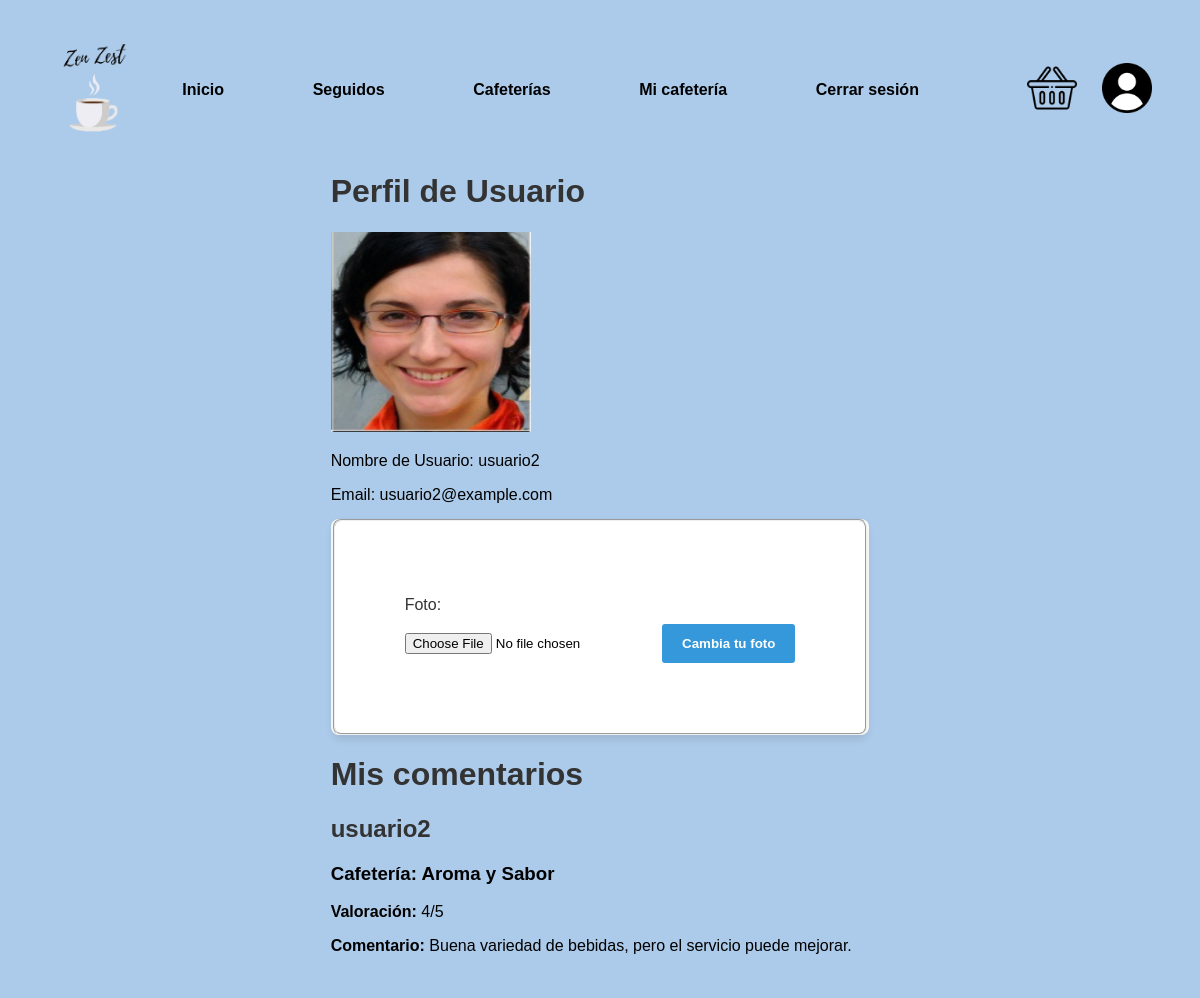
/perfil.php (signed in), run on the app's committed database.
### tables this page shows
CREATE TABLE Usuario (
    Nombre VARCHAR(50) PRIMARY KEY,
    Email VARCHAR(100),
    Password_hash VARCHAR(255),  
    Foto_de_perfil VARCHAR(255),
    Rol VARCHAR(50)
);

CREATE TABLE Comentarios (
    ID INT AUTO_INCREMENT PRIMARY KEY,
    Usuario VARCHAR(50),
    Cafeteria_Comentada VARCHAR(50),
    Valoracion INT,
    Mensaje TEXT,
    FOREIGN KEY (Usuario) REFERENCES Usuario(Nombre),
    FOREIGN KEY (Cafeteria_Comentada) REFERENCES Cafeteria(Nombre)
);

### includes/src/usuarios/Usuario.php (called while the page is built, shortened)
<?php
class Usuario
{
    public static function buscaUsuario($nombreUsuario)
    {
        $conn = Aplicacion::getInstance()->getConexionBd();
        $query = sprintf("SELECT * FROM usuario U WHERE U.Nombre='%s'", $conn->real_escape_string($nombreUsuario));
        $rs = $conn->query($query);
        $result = false;
        if ($rs) {
            $fila = $rs->fetch_assoc();
            if ($fila) {
                $result = new Usuario($fila['Nombre'], $fila['Email'], $fila['Password_hash'], $fila['Foto_de_perfil'], $fila['Rol']);
            }
        } else {
            error_log("Error BD ({$conn->errno}): {$conn->error}");
        }
        return $result;
    }
    private $nombre;
    private $email;
    private $foto;
    private function __construct($nombre, $email, $password, $foto = null, $roles = [])
    {
        $this->nombre = $nombre;
        $this->email = $email;
        $this->foto = $foto;
    }
    public function perfilUsuario() {
        $rutaFoto = $this->foto ? $this->foto : './img/basic/user.png';
        return [
            'rutaFoto' => htmlspecialchars($rutaFoto),
            'nombre' => htmlspecialchars($this->nombre),
            'email' => htmlspecialchars($this->email)
        ];
    }
}

### includes/src/comentarios/Comentarios.php (called while the page is built, shortened)
<?php
class Comentarios {
    private $Usuario;
    private $Cafeteria_Comentada;
    private $Valoracion;
    private $Mensaje;
    public function __construct($ID, $Usuario, $Cafeteria_Comentada, $Valoracion, $Mensaje) {
        $this->Usuario = $Usuario;
        $this->Cafeteria_Comentada = $Cafeteria_Comentada;
        $this->Valoracion = $Valoracion;
        $this->Mensaje = $Mensaje;
    }
    public static function getComentariosPorUsuario($usuario) {
        $conn = Aplicacion::getInstance()->getConexionBd();
        $comentarios = [];
        $query = $conn->prepare("SELECT * FROM Comentarios WHERE Usuario = ?");
        $query->bind_param("s", $usuario);
        $query->execute();
        $resultado = $query->get_result();
        while ($fila = $resultado->fetch_assoc()) {
            $comentarios[] = new Comentarios(
                $fila['ID'],
                $fila['Usuario'],
                $fila['Cafeteria_Comentada'],
                $fila['Valoracion'],
                $fila['Mensaje']
            );
        }
        return $comentarios;
    }
    public function getUsuario() {
        return $this->Usuario;
    }
    public function getCafeteriaComentada() {
        return $this->Cafeteria_Comentada;
    }
    public function getValoracion() {
        return $this->Valoracion;
    }
    public function getMensaje() {
        return $this->Mensaje;
    }
}

### perfil.php (the view, shortened to what this page needs)
<?php
$contenidoPrincipal = <<<EOS
<h1>Perfil de Usuario</h1>
EOS;
if (isset($_SESSION['nombre'])) {
    $nombreUsuario = $_SESSION['nombre'];
    $user =  \es\ucm\fdi\aw\usuarios\Usuario::buscaUsuario($nombreUsuario);
    if ($user) {
        $perfil = $user->perfilUsuario();
        $perfilHTML = "<div class='perfil-usuario'>";
        $perfilHTML .= "<img src='" . $perfil['rutaFoto'] . "' alt='Foto de perfil' style='width: 200px; height: 200px;' class='imagen_perfil' />";
        $perfilHTML .= "<p>Nombre de Usuario: " . $perfil['nombre'] . "</p>";
        $perfilHTML .= "<p>Email: " . $perfil['email'] . "</p>";
        $perfilHTML .= "</div>";
        $contenidoPrincipal .= $perfilHTML;
        $formCambiarFotoPerfil = new \es\ucm\fdi\aw\usuarios\FormularioCambiarFotoPerfil($nombreUsuario);
        $formCambiarFotoPerfil = $formCambiarFotoPerfil->gestiona();
        $contenidoPrincipal .= $formCambiarFotoPerfil;
    } else {
        $contenidoPrincipal .= "<p>Error al cargar el perfil del usuario.</p>";
    }
    $contenidoPrincipal .= "<h1>Mis comentarios </h1>";
    $comentarios = \es\ucm\fdi\aw\comentarios\Comentarios::getComentariosPorUsuario($nombreUsuario);
    if (empty($comentarios)) {
        $contenidoPrincipal .= "<p>Todavía no has realizado ningún comentario.</p>";
    } else {
        foreach ($comentarios as $comentario) {
            $contenidoPrincipal .= "<div class='comentario'>";
            $contenidoPrincipal .= "<h2>" . htmlspecialchars($comentario->getUsuario()) . "</h2>";
            $contenidoPrincipal .= "<h3> Cafetería: " . htmlspecialchars($comentario->getCafeteriaComentada()) . "</h3>";
            $contenidoPrincipal .= "<p><b>Valoración:</b> " . htmlspecialchars($comentario->getValoracion()) . "/5</p>";
            $contenidoPrincipal .= "<p><b>Comentario:</b> " . htmlspecialchars($comentario->getMensaje()) . "</p>";
            $contenidoPrincipal .= "</div>";
        }
    }
} else {
    $contenidoPrincipal = "<p>Por favor, <a href='login.php'>inicia sesión</a> para poder acceder a tu perfil.</p>";
}

### css/estilo.css (style rules this page uses)
body { font-family: Arial, sans-serif; background-color: #accae9; padding: 20px; box-sizing: border-box; }
h1, h2 { color: #333; }
p { margin-bottom: 15px; }

### data on the page
usuario: Foto_de_perfil (picture), Nombre "usuario2", Email "usuario2@example.com"
comentarios: Usuario "usuario2", Cafeteria_Comentada "Aroma y Sabor", Valoracion "4", Mensaje "Buena variedad de bebidas, pero el servicio puede mejorar."
